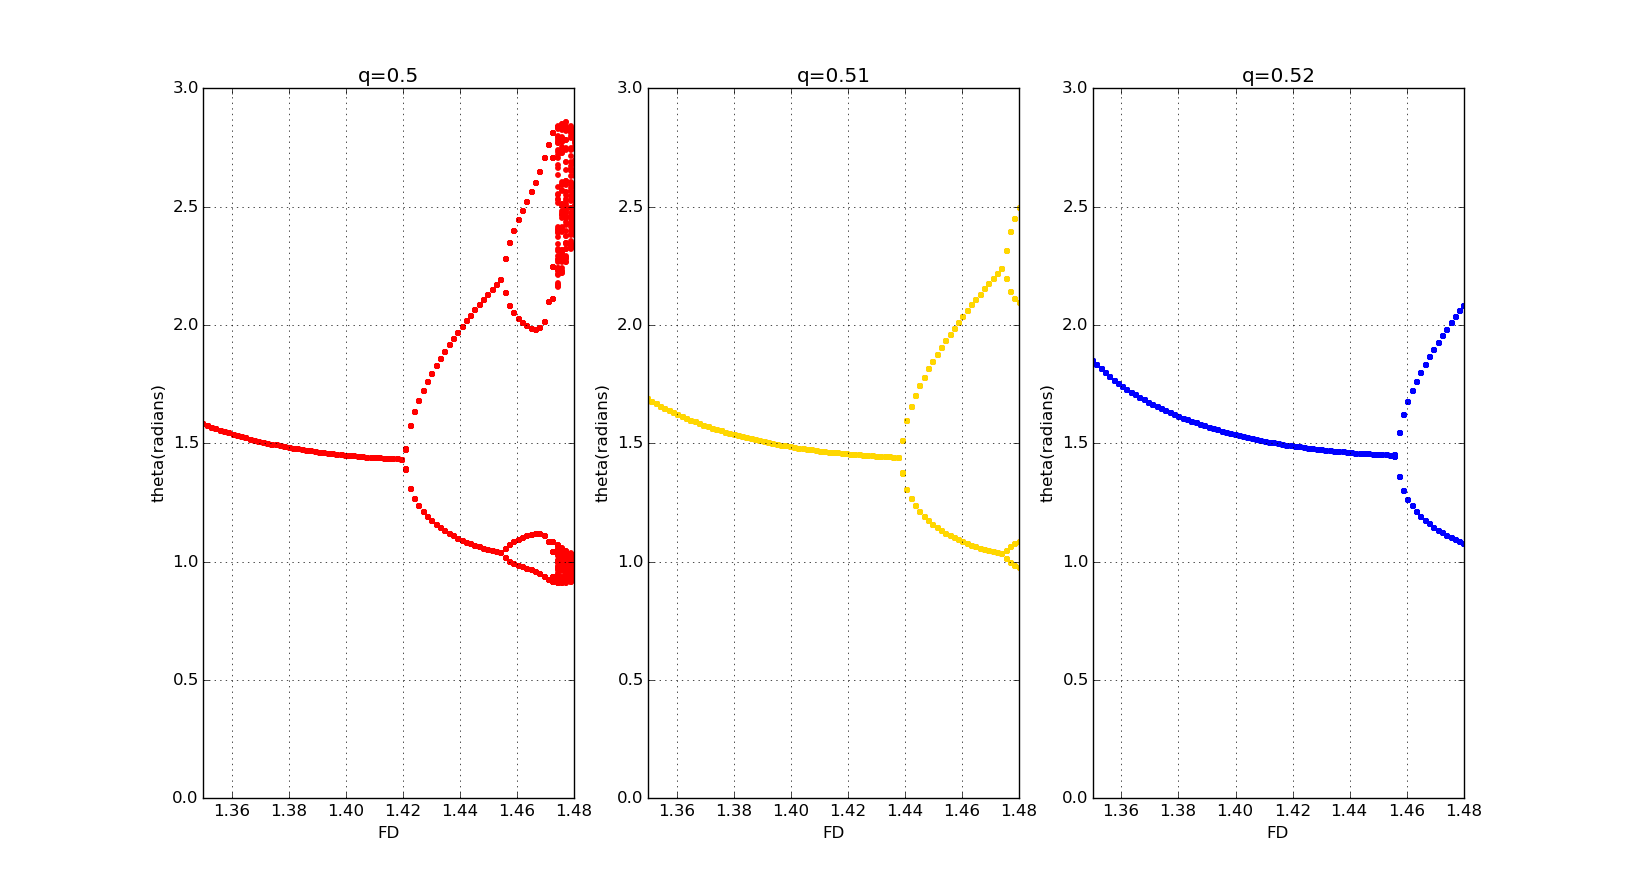

Source code (Python):
from __future__ import division
from math import *
from pylab import *
from numpy import *

def change_amp(F,q):
    l = 9.8
    g = 9.8
    dt = pi/100
    f=2/3
    theta0 = 0.2
    omega0 = 0
    angle = [theta0]
    avelo = [omega0]
    t = [0]
    an=[]
    while t[-1] <= 1200*pi:
        avelo_new = avelo[-1] - ((g/l)*sin(angle[-1]) + q*avelo[-1] - F*sin(f*t[-1]))*dt
        avelo.append(avelo_new)
        angle_new = angle[-1] + avelo[-1]*dt
        while angle_new > pi:
            angle_new -= 2*pi
        while angle_new < -pi:
            angle_new += 2*pi
        angle.append(angle_new)
        if t[-1]>=900*pi:
            if t[-1]%(3*pi)<=dt:
                an.append(angle_new)
        t_new = t[-1] + dt
        t.append(t_new)
        

    return an


fdd_1=list(linspace(1.35,1.5,100))
fd_1=[]
th_1=[]
for i in fdd_1:
    points=change_amp(i,0.5)
    for j in points:
        fd_1.append(i)
        th_1.append(j)

        
fdd_2=list(linspace(1.35,1.5,100))
fd_2=[]
th_2=[]

for i in fdd_2:
    points=change_amp(i,0.51)
    for j in points:
        fd_2.append(i)
        th_2.append(j)

        
fdd_3=list(linspace(1.35,1.5,100))
fd_3=[]
th_3=[]

for i in fdd_3:
    points=change_amp(i,0.52)
    for j in points:
        fd_3.append(i)
        th_3.append(j)


subplot(1,3,1)
scatter(fd_1,th_1,s=10,color='red')
grid(True)
xlim(1.35,1.48)
ylim(0,3)
title('q=0.5')
xlabel('FD')
ylabel('theta(radians)')

subplot(1,3,2)
scatter(fd_2,th_2,s=10,color='gold')
grid(True)
xlim(1.35,1.48)
ylim(0,3)
title('q=0.51')
xlabel('FD')
ylabel('theta(radians)')

subplot(1,3,3)
scatter(fd_3,th_3,s=10,color='blue')
grid(True)
xlim(1.35,1.48)
ylim(0,3)
title('q=0.52')
xlabel('FD')
ylabel('theta(radians)')

show()
